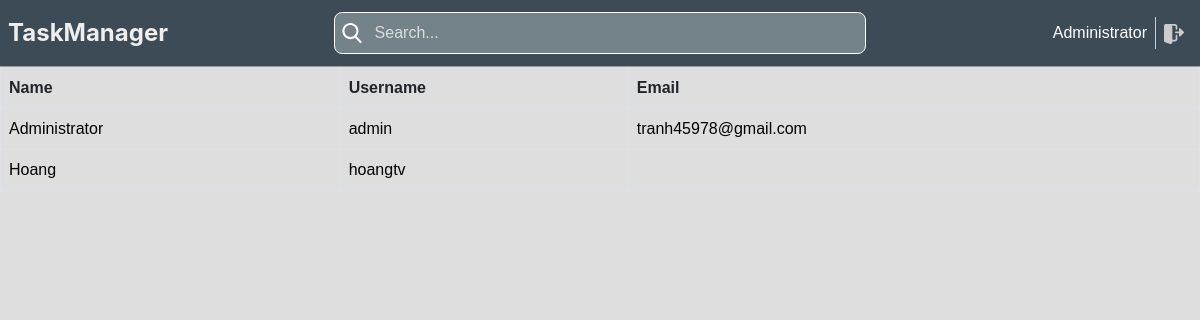
/users/ (signed in), run on an earlier commit of the app's database.
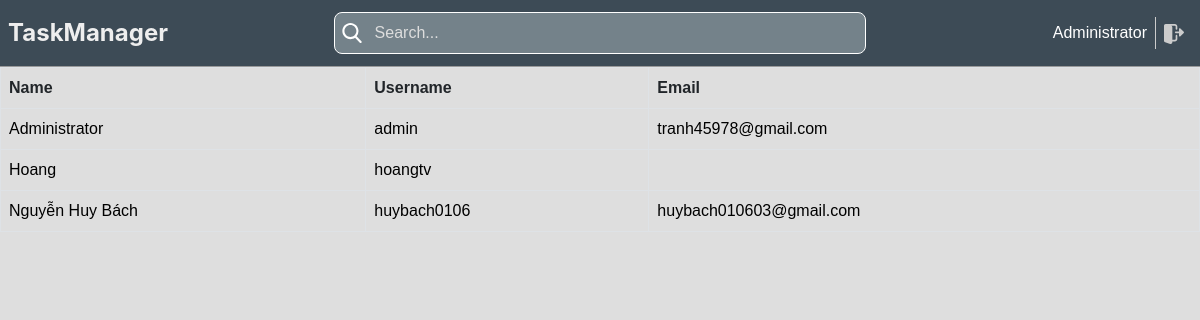
And on a later commit of the database.
### task_management/models.py (models this page shows, shortened)
class User(db.Model, UserMixin):
    __tablename__ = 'user'
    id = db.Column(db.Integer, primary_key=True)
    name = db.Column(db.String(100))
    username = db.Column(db.String(100), nullable=False)
    password_hashed = db.Column(db.String(100), nullable=False)
    active = db.Column(db.Boolean, default=True)
    phone = db.Column(db.String(100))
    email = db.Column(db.String(100))
    created_at = db.Column(db.DateTime, default=db.func.current_timestamp())
    updated_at = db.Column(db.DateTime, default=db.func.current_timestamp())
    create_uid = db.Column(db.Integer, default=0)
    write_uid = db.Column(db.Integer, default=0)
    is_admin = db.Column(db.Boolean, default=False)
    db.UniqueConstraint(username, email)
    @property  # Decorator này dùng để tạo ra một thuộc tính giả
    def password(self):
        if self.password_hashed is not None:
            return None
        return self.password

### task_management/user/views.py (the view)
@user_blueprint.route('/', methods=['GET', 'POST'])
def users():
    if not current_user.is_authenticated:
        return redirect(url_for('login'))
    users = User.query.all()
    return render_template('user_list.html', users=users, view_type='list')

### task_management/models.py (called while the page is built)
@login_manager.user_loader
def load_user(user_id):
    return User.query.get(int(user_id))

### task_management/user/templates/user_list.html (shortened to what this page needs)
{% extends 'base.html' %}
{% block content %}
    <table class="table table-bordered table-hover">
        <thead class="thead-dark">
            <tr>
                <th>Name</th>
                <th>Username</th>
                <th>Email</th>
            </tr>
        </thead>
        <tbody>
            {% for user in users %}
                <tr>
                    <td>
                        <a href="{{ url_for('users.user_by_id', user_id=user.id) }}">
                            <div>{{ user.name or '' }}</div>
                        </a>
                    </td>
                    <td>
                        <a href="{{ url_for('users.user_by_id', user_id=user.id) }}">
                            <div>{{ user.username }}</div>
                        </a>
                    </td>
                    <td>
                        <a href="{{ url_for('users.user_by_id', user_id=user.id) }}">
                            <div>{{ user.email or '' }}</div>
                        </a>
                    </td>
                </tr>
            {% endfor %}
        </tbody>
    </table>
{% endblock %}

### task_management/templates/base.html (shortened to what this page needs)
<!DOCTYPE html>
<html lang="en">
    <head>
        <link rel="stylesheet" href="https://cdn.jsdelivr.net/npm/bootstrap@5.2.3/dist/css/bootstrap.min.css"
>
        <link href="{{ url_for('static', filename='css/styles.css') }}" rel="stylesheet" type="text/css">
        <link href="{{ url_for('static', filename='css/default.css') }}" rel="stylesheet" type="text/css">
    </head>
    <body>
        {% include 'header.html' %}
        {% block content %}{% endblock %}
    </body>
</html>

### task_management/templates/header.html (shortened to what this page needs)
<div class="header"
     style="width: 100%">
    <div class="header-icon">
        <a href="/">
            TaskManager
        </a>
    </div>
    <div class="search-bar">
        <input name="searchbar" id="searchbar"
               class="search-input"
               type="text"
               name=""
               placeholder="Search..." onchange="searchTask(this.value)">
    </div>
    <div class="User d-flex justify-content-end align-items-center" style="flex: 1">
        <span style="margin-left: 10px" style="color: #ccc">
          <a style="color: white" href="/users/{{ current_user.id }}">
                        {{ current_user.name }}
          </a>
        </span>
        <a href="{{ url_for('logout') }}" class="logout">
        </a>
    </div>
</div>

### task_management/static/css/styles.css (style rules this page uses)
body { font-family: Arial, sans-serif; background-color: #dedede; margin: 0; padding: 0; }
a { text-decoration: none; color: black; }

### task_management/static/css/default.css (style rules this page uses)
:root { --sidebar-width: 250px; --header-height: 67px; }
* { box-sizing: border-box; }
.header { display: flex; align-items: center; justify-content: center; padding: 0 8px; background-color: #3d4b56; border-bottom: 1px solid #999; height: 67px; }

What changed in the data, as far as the page shows it:
added User: name "Nguyễn Huy Bách", username "huybach0106", email "huybach010603@gmail.com"
